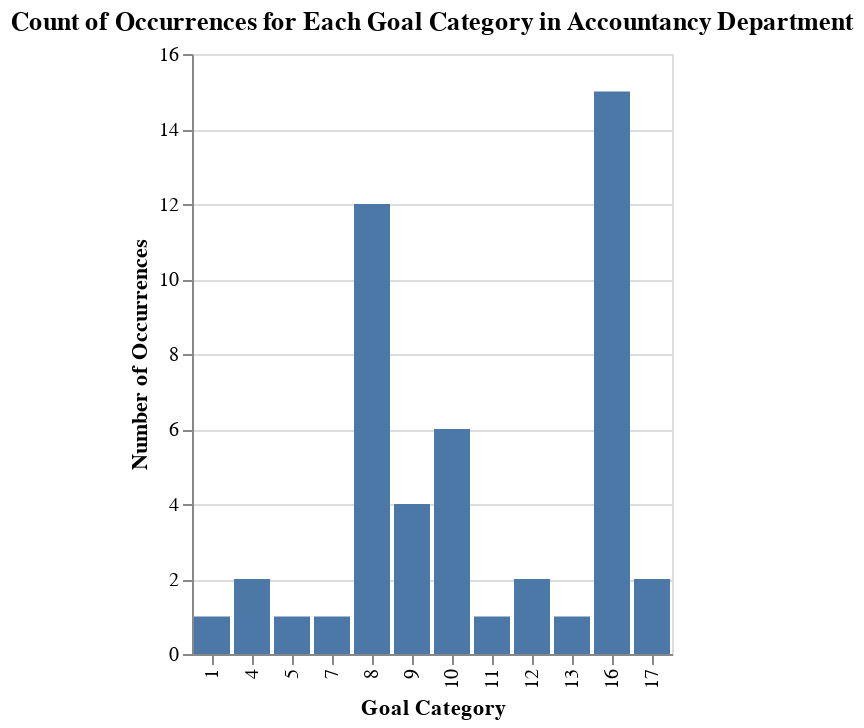

Notebook cell for this chart:
### Markdown cell above
**Reasoning**:
To visualize the counts of each goal category for the 'Accountancy' department, an interactive bar chart is the most appropriate visualization. I will use Altair to create this chart, mapping 'goal_category' to the x-axis, 'count' to the y-axis, and including tooltips for interactivity.

### Code cell
import altair as alt

# Create the bar chart for the 'Accountancy' department
chart_accountancy_goal_categories = alt.Chart(accountancy_goal_counts_df).mark_bar().encode(
    x=alt.X('goal_category:N', title='Goal Category', sort='ascending'),
    y=alt.Y('count:Q', title='Number of Occurrences'),
    tooltip=['goal_category', 'count']
).properties(
    title='Count of Occurrences for Each Goal Category in Accountancy Department'
).interactive()

chart_accountancy_goal_categories

### Figure 1 — Vega-Lite specification as saved in the notebook (floating-point values rounded to 4 significant figures)
{"config": {"view": {"continuousWidth": 300, "continuousHeight": 300}}, "data": {"name": "data-8ed7245ed27f5e5b465e06dfd86cc3ed"}, "mark": {"type": "bar"}, "encoding": {"tooltip": [{"field": "goal_category", "type": "quantitative"}, {"field": "count", "type": "quantitative"}], "x": {"field": "goal_category", "sort": "ascending", "title": "Goal Category", "type": "nominal"}, "y": {"field": "count", "title": "Number of Occurrences", "type": "quantitative"}}, "params": [{"name": "param_31", "select": {"type": "interval", "encodings": ["x", "y"]}, "bind": "scales"}], "title": "Count of Occurrences for Each Goal Category in Accountancy Department", "$schema": "https://vega.github.io/schema/vega-lite/v5.20.1.json", "datasets": {"data-8ed7245ed27f5e5b465e06dfd86cc3ed": [{"goal_category": 1.0, "count": 1}, {"goal_category": 4.0, "count": 2}, {"goal_category": 5.0, "count": 1}, {"goal_category": 7.0, "count": 1}, {"goal_category": 8.0, "count": 12}, {"goal_category": 9.0, "count": 4}, {"goal_category": 10.0, "count": 6}, {"goal_category": 11.0, "count": 1}, {"goal_category": 12.0, "count": 2}, {"goal_category": 13.0, "count": 1}, {"goal_category": 16.0, "count": 15}, {"goal_category": 17.0, "count": 2}]}}
